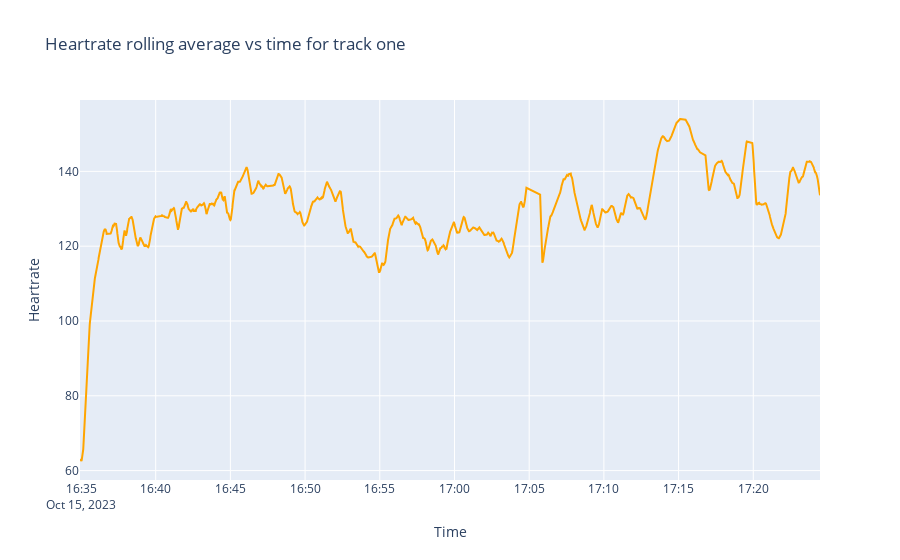
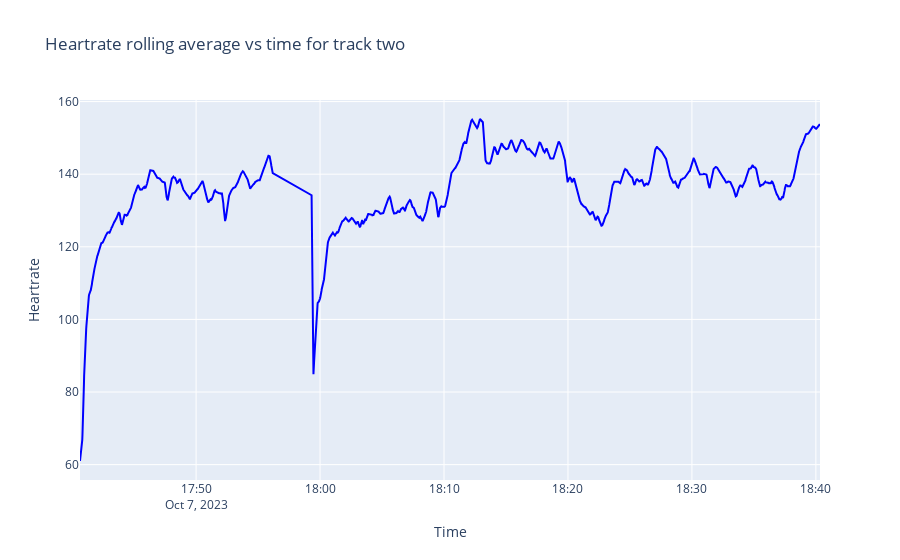

The notebook cell saved with these charts, in order:
### Markdown cell above
Because we are using heartrate as the measure of effort, the best way to compare the effort of two runs would be to visualize a rolling average across time.

### Code cell
# compute a rolling average for heartrate across two runs. first we need to convert them to geodataframes
track_one_rolling = file_to_geodataframe('./Track 1.gpx')
track_two_rolling = file_to_geodataframe('./Track 2.gpx')

# compute rolling average of heartrate
track_one_rolling_average = track_one_rolling['hr'].rolling(window = 10, min_periods = 1).mean()
track_two_rolling_average = track_two_rolling['hr'].rolling(window = 10, min_periods = 1).mean()

# create scatter fig to be used for each track
fig1 = px.scatter(title = 'Heartrate rolling average vs time for track one')
fig2 = px.scatter(title = 'Heartrate rolling average vs time for track two')

# add scatter plot to each figure
fig1.add_scatter(x = track_one_rolling['time'], y = track_one_rolling_average, mode = 'lines', line = dict(color = 'orange'))
fig2.add_scatter(x = track_two_rolling['time'], y = track_two_rolling_average, mode = 'lines', line = dict(color = 'blue'))

# label the axes of each plot
fig1.update_yaxes(title_text = 'Heartrate')
fig1.update_xaxes(title_text = 'Time')

fig2.update_yaxes(title_text = 'Heartrate')
fig2.update_xaxes(title_text = 'Time')

# show each figure
fig1.show()
fig2.show()

### Figure 1 — Plotly figure (JSON) as saved in the notebook; plotly's stock layout.template omitted (floating-point values rounded to 4 significant figures; data arrays with more than 128 entries replaced by an {"elided": "..."} marker saying what was removed)
{"data": [{"hovertemplate": "<extra></extra>", "legendgroup": "", "marker": {"color": "#636efa", "symbol": "circle"}, "mode": "markers", "name": "", "orientation": "v", "showlegend": false, "type": "scatter", "xaxis": "x", "yaxis": "y"}, {"line": {"color": "orange"}, "mode": "lines", "type": "scatter", "x": {"elided": "2872 str values"}, "y": {"elided": "2872 float values"}}], "layout": {"legend": {"tracegroupgap": 0}, "title": {"text": "Heartrate rolling average vs time for track one"}, "xaxis": {"anchor": "y", "domain": [0, 1], "title": {"text": "Time"}}, "yaxis": {"anchor": "x", "domain": [0, 1], "title": {"text": "Heartrate"}}}}

### Figure 2 — Plotly figure (JSON) as saved in the notebook; plotly's stock layout.template omitted (floating-point values rounded to 4 significant figures; data arrays with more than 128 entries replaced by an {"elided": "..."} marker saying what was removed)
{"data": [{"hovertemplate": "<extra></extra>", "legendgroup": "", "marker": {"color": "#636efa", "symbol": "circle"}, "mode": "markers", "name": "", "orientation": "v", "showlegend": false, "type": "scatter", "xaxis": "x", "yaxis": "y"}, {"line": {"color": "blue"}, "mode": "lines", "type": "scatter", "x": {"elided": "3382 str values"}, "y": {"elided": "3382 float values"}}], "layout": {"legend": {"tracegroupgap": 0}, "title": {"text": "Heartrate rolling average vs time for track two"}, "xaxis": {"anchor": "y", "domain": [0, 1], "title": {"text": "Time"}}, "yaxis": {"anchor": "x", "domain": [0, 1], "title": {"text": "Heartrate"}}}}
